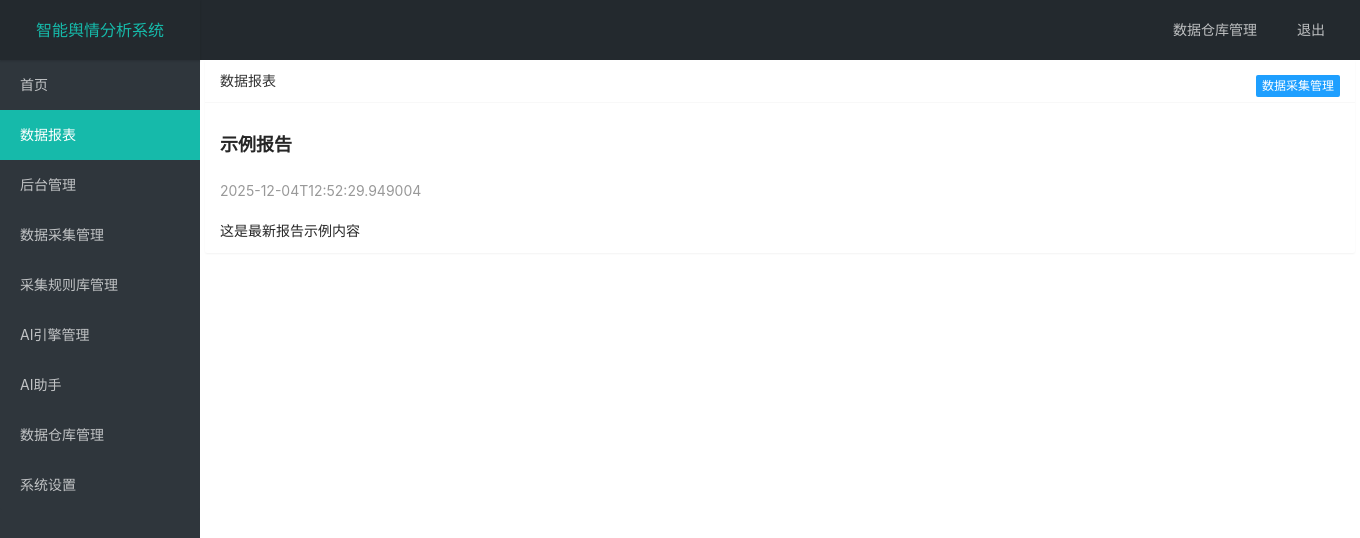
The app's page /reports (signed in) with its own data.
### tables this page shows
CREATE TABLE settings (
  id INTEGER PRIMARY KEY AUTOINCREMENT,
  app_name TEXT,
  logo_path TEXT
);

CREATE TABLE reports (
  id INTEGER PRIMARY KEY AUTOINCREMENT,
  title TEXT,
  body TEXT,
  created_at TEXT
);

### app/routes.py (the view)
@bp.route('/reports')
@login_required
def reports():
    from .db import get_db
    db = get_db()
    latest = db.execute('SELECT title, body, created_at FROM reports ORDER BY id DESC LIMIT 1').fetchone()
    return render_template('reports/index.html', latest=latest)

### app/__init__.py (called while the page is built)
def create_app():
    app = Flask(__name__, static_folder='../static', template_folder='../templates')
    app.config['DATABASE'] = os.path.join(app.root_path, 'app.db')
    app.secret_key = os.environ.get('SECRET_KEY', 'dev')
    init_db(app)
    app.register_blueprint(bp)
    app.register_blueprint(auth_bp, url_prefix='/auth')
    app.register_blueprint(admin_bp, url_prefix='/admin')
    @app.context_processor
    def inject_settings():
        db = get_db()
        row = db.execute('SELECT app_name, logo_path FROM settings LIMIT 1').fetchone()
        return {
            'app_name': (row['app_name'] if row else '政企智能舆情分析报告生成'),
            'logo_path': (row['logo_path'] if row else None)
        }
    return app

### app/auth.py (called while the page is built)
def login_required(f):
    @wraps(f)
    def wrapped(*args, **kwargs):
        if not session.get('user_id'):
            return redirect(url_for('auth.login'))
        return f(*args, **kwargs)
    return wrapped

### app/db.py (called while the page is built)
def get_db():
    if 'db' not in g:
        g.db = sqlite3.connect(current_app.config['DATABASE'])
        g.db.row_factory = sqlite3.Row
    return g.db

### templates/reports/index.html
{% extends 'base.html' %}
{% block content %}
<div class="layui-card">
  <div class="layui-card-header">
    数据报表
    <a href="{{ url_for('admin.crawls') }}" class="layui-btn layui-btn-xs layui-btn-normal" style="float: right; margin-top: 5px;">数据采集管理</a>
  </div>
  <div class="layui-card-body">
    {% if latest %}
      <div class="layui-text">
        <h3>{{ latest.title }}</h3>
        <p style="color:#999">{{ latest.created_at }}</p>
        <div>{{ latest.body }}</div>
      </div>
    {% else %}
      暂无最新报告
    {% endif %}
  </div>
</div>
{% endblock %}

### templates/base.html (shortened to what this page needs)
<!doctype html>
<html>
<head>
<link rel="stylesheet" href="{{ url_for('static', filename='layui/css/layui.css') }}">
</head>
<body class="layui-layout-body">
<div class="layui-layout layui-layout-admin">
<div class="layui-header">
<div class="layui-logo">{{ app_name }}</div>
<ul class="layui-nav layui-layout-right">
<li class="layui-nav-item"><a href="{{ url_for('admin.warehouse') }}">数据仓库管理</a></li>
<li class="layui-nav-item"><a href="{{ url_for('auth.logout') }}">退出</a></li>
</ul>
</div>
<div class="layui-side layui-bg-black">
<div class="layui-side-scroll">
<ul class="layui-nav layui-nav-tree">
<li class="layui-nav-item"><a href="{{ url_for('main.index') }}">首页</a></li>
<li class="layui-nav-item"><a href="{{ url_for('main.reports') }}">数据报表</a></li>
{% if session.get('role') == 'admin' %}
<li class="layui-nav-item"><a href="{{ url_for('admin.index') }}">后台管理</a></li>
{% endif %}
<li class="layui-nav-item"><a href="{{ url_for('admin.crawls') }}">数据采集管理</a></li>
<li class="layui-nav-item"><a href="{{ url_for('admin.rulelib') }}">采集规则库管理</a></li>
<li class="layui-nav-item"><a href="{{ url_for('admin.ai_engines') }}">AI引擎管理</a></li>
<li class="layui-nav-item"><a href="{{ url_for('admin.ai_assistants') }}">AI助手</a></li>
<li class="layui-nav-item"><a href="{{ url_for('admin.warehouse') }}">数据仓库管理</a></li>
<li class="layui-nav-item"><a href="{{ url_for('admin.settings') }}">系统设置</a></li>
</ul>
</div>
</div>
<div class="layui-body">
<div class="layui-container">
{% block content %}{% endblock %}
</div>
</div>
</div>
</body>
</html>

### records on screen
settings: app_name "智能舆情分析系统"
reports: title "示例报告", created_at "2025-12-04T12:52:29.949004", body "这是最新报告示例内容"
